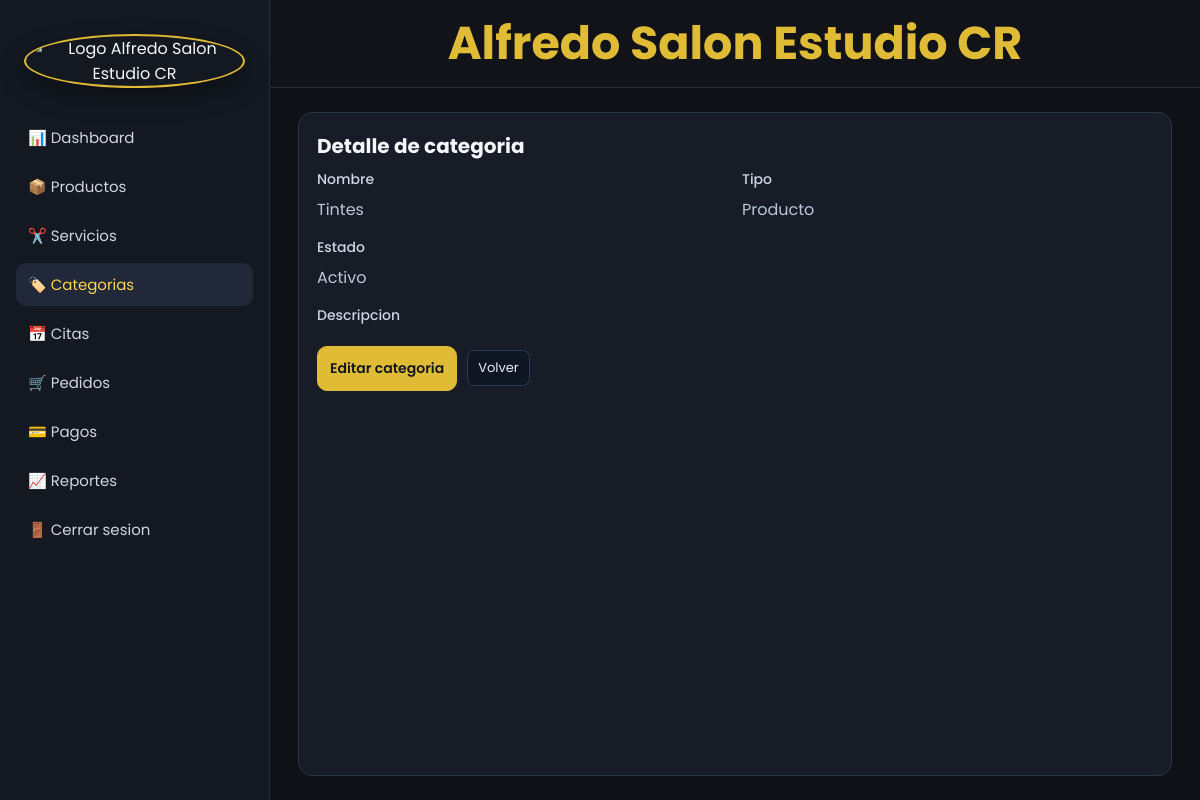
/Admin/categorias/ver.php?id=4 (signed in), run on the app's committed database.
### tables this page shows
CREATE TABLE categorias(
 id_categoria INT AUTO_INCREMENT PRIMARY KEY,
 nombre VARCHAR(100) NOT NULL,
 descripcion TEXT,
 tipo ENUM('Producto','Servicio','Ambos') DEFAULT 'Producto',
 estado ENUM('Activo','Inactivo') DEFAULT 'Activo'
);

### Admin/categorias/_data.php (called while the page is built, shortened)
<?php
function categorias_data_file(): string
{
    return __DIR__ . '/categorias_data.json';
}
function categorias_ensure_columns(PDO $pdo): void
{
    $stmtTipo = $pdo->query("SELECT COUNT(*) AS total FROM information_schema.columns WHERE table_schema = DATABASE() AND table_name = 'categorias' AND column_name = 'tipo'");
    $tieneTipo = (int)(($stmtTipo ? $stmtTipo->fetch() : ['total' => 0])['total'] ?? 0) > 0;
    $stmtEstado = $pdo->query("SELECT COUNT(*) AS total FROM information_schema.columns WHERE table_schema = DATABASE() AND table_name = 'categorias' AND column_name = 'estado'");
    $tieneEstado = (int)(($stmtEstado ? $stmtEstado->fetch() : ['total' => 0])['total'] ?? 0) > 0;
}
function categorias_cargar_desde_db(): array
{
    $pdo = obtenerConexionSalon();
    try {
        categorias_ensure_columns($pdo);
        $stmt = $pdo->query('SELECT id_categoria, nombre, descripcion, tipo, estado FROM categorias ORDER BY id_categoria ASC');
        $filas = $stmt ? $stmt->fetchAll() : [];
        $categorias = [];
        foreach ($filas as $fila) {
            $categorias[] = [
                'id' => (int)($fila['id_categoria'] ?? 0),
                'nombre' => (string)($fila['nombre'] ?? ''),
                'descripcion' => (string)($fila['descripcion'] ?? ''),
                'tipo' => (string)($fila['tipo'] ?? 'Producto'),
                'estado' => (string)($fila['estado'] ?? 'Activo'),
            ];
        }
        return $categorias;
    } catch (Throwable $e) {
        return [];
    }
}
function categorias_cargar(): array
{
    $categorias = categorias_cargar_desde_db();
    if ($categorias) {
        return $categorias;
    }
    $archivo = categorias_data_file();
    $json = json_decode(file_get_contents($archivo) ?: '[]', true);
    return array_values($json);
}
function categorias_buscar_por_id(int $id): ?array
{
    foreach (categorias_cargar() as $categoria) {
        if ((int)($categoria['id'] ?? 0) === $id) {
            return $categoria;
        }
    }
    return null;
}
$categoriasData = categorias_cargar();

### Admin/categorias/ver.php (the view, shortened to what this page needs)
<?php
require_once __DIR__ . '/_data.php';
$id = isset($_GET['id']) ? (int)$_GET['id'] : 0;
$categoria = categorias_buscar_por_id($id);
include(__DIR__ . '/../Includes/header.php');
?>
<div class="admin-layout">
    <?php include(__DIR__ . '/../Includes/sidebar.php'); ?>
    <main class="admin-main">
        <?php include(__DIR__ . '/../Includes/topbar.php'); ?>
        <section class="admin-content">
            <section class="admin-panel">
                <h2>Detalle de categoria</h2>
                <div class="admin-form-grid">
                    <div class="admin-field">
                        <label>Nombre</label>
                        <p><?php echo htmlspecialchars($categoria['nombre'] ?? '', ENT_QUOTES, 'UTF-8'); ?></p>
                    </div>
                    <div class="admin-field">
                        <label>Tipo</label>
                        <p><?php echo htmlspecialchars($categoria['tipo'] ?? '', ENT_QUOTES, 'UTF-8'); ?></p>
                    </div>
                    <div class="admin-field">
                        <label>Estado</label>
                        <p><?php echo htmlspecialchars($categoria['estado'] ?? '', ENT_QUOTES, 'UTF-8'); ?></p>
                    </div>
                    <div class="admin-field" style="grid-column: 1 / -1;">
                        <label>Descripcion</label>
                    </div>
                </div>
                <div class="admin-actions-row" style="margin-top: 14px;">
                    <a href="editar.php?id=<?php echo (int)($categoria['id'] ?? 0); ?>" class="admin-btn">Editar categoria</a>
                    <a href="listar.php" class="admin-action">Volver</a>
                </div>
            </section>
        </section>
    </main>
</div>
<?php include(__DIR__ . '/../Includes/footer.php'); ?>

### Assets/css/admin.css (style rules this page uses)
* { margin: 0; padding: 0; box-sizing: border-box; }
body { font-family: 'Poppins', sans-serif; background: #0f1116; color: #f4f6fb; }
.admin-layout { min-height: 100vh; display: grid; grid-template-columns: 270px 1fr; }
.admin-main { display: grid; grid-template-rows: auto 1fr; min-width: 0; }
.admin-content { padding: 24px 28px; display: grid; gap: 18px; }
.admin-panel { background: #171c27; border: 1px solid #2a344a; border-radius: 14px; padding: 18px; }
.admin-panel h2 { font-size: 20px; margin-bottom: 8px; }
.admin-panel p { color: #bcc5da; line-height: 1.7; }
.admin-btn, .admin-input, .admin-select { border-radius: 10px; border: 1px solid #2f3a54; font-size: 14px; font-family: 'Poppins', sans-serif; padding: 11px 12px; background: #101723; color: #f4f6fb; }
.admin-btn { text-decoration: none; font-weight: 600; background: #e0bb35; border-color: #e0bb35; color: #141821; display: inline-flex; align-items: center; justify-content: center; white-space: nowrap; transition: filter .2s ease; }
.admin-action { text-decoration: none; font-size: 13px; padding: 7px 10px; border-radius: 8px; border: 1px solid #2f3a54; color: #e7ecf8; background: #0f1623; }
.admin-form-grid { display: grid; grid-template-columns: repeat(2, minmax(220px, 1fr)); gap: 14px; }
.admin-field { display: grid; gap: 6px; }
.admin-field label { font-size: 14px; color: #cfd5e5; font-weight: 500; }
.admin-actions-row { display: flex; gap: 10px; align-items: center; }

### data on the page
categorias: nombre "Tintes", tipo "Producto", estado "Activo"
